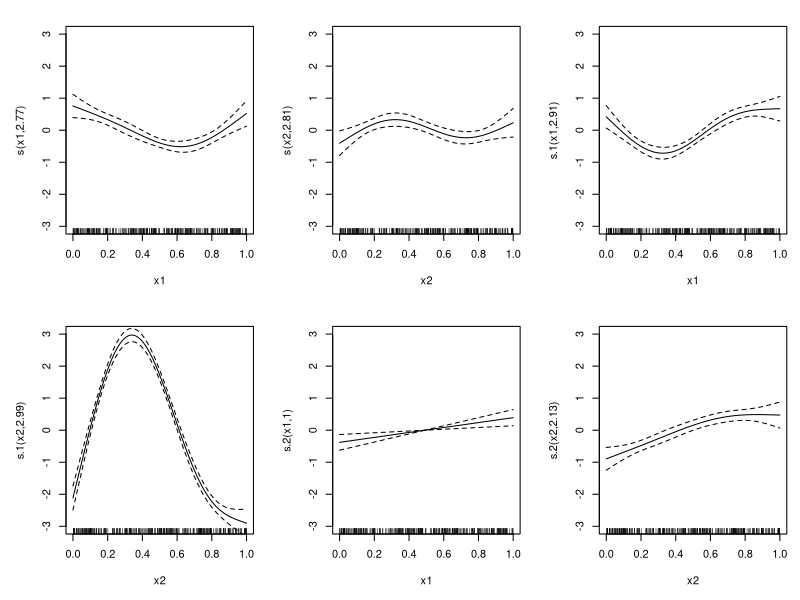
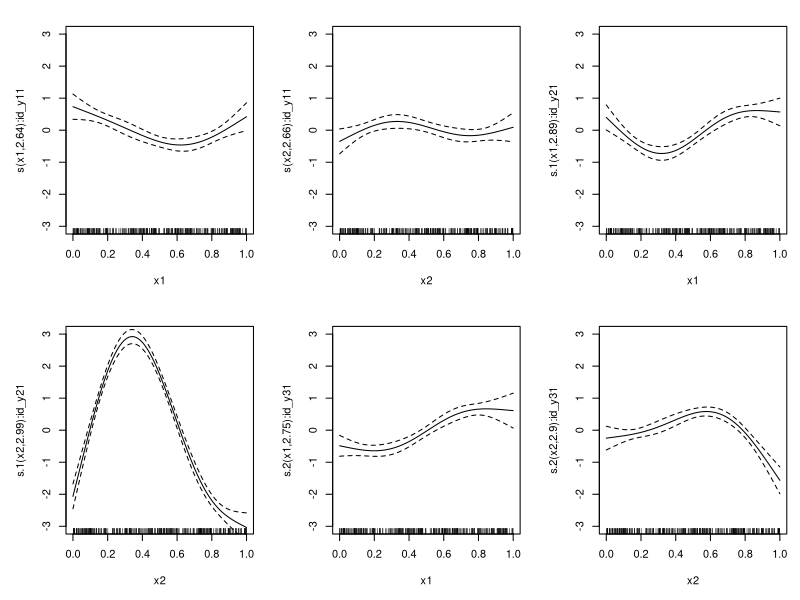
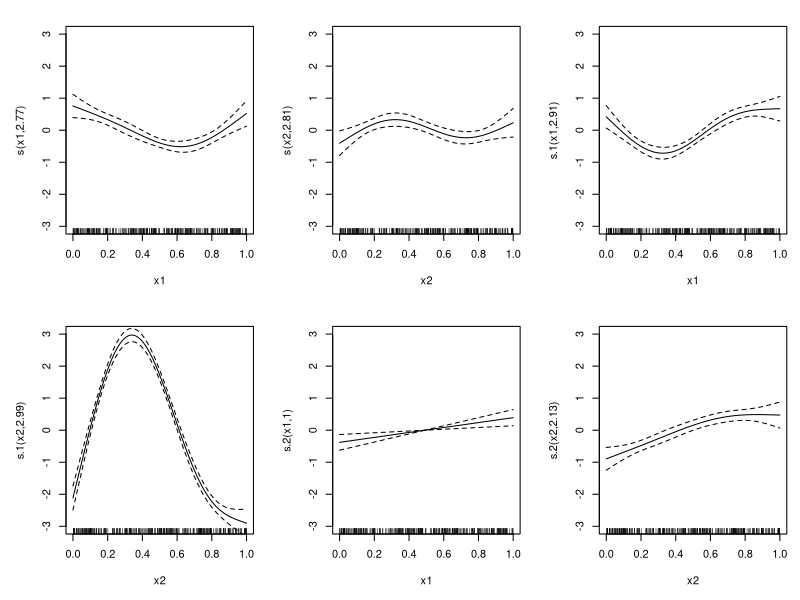
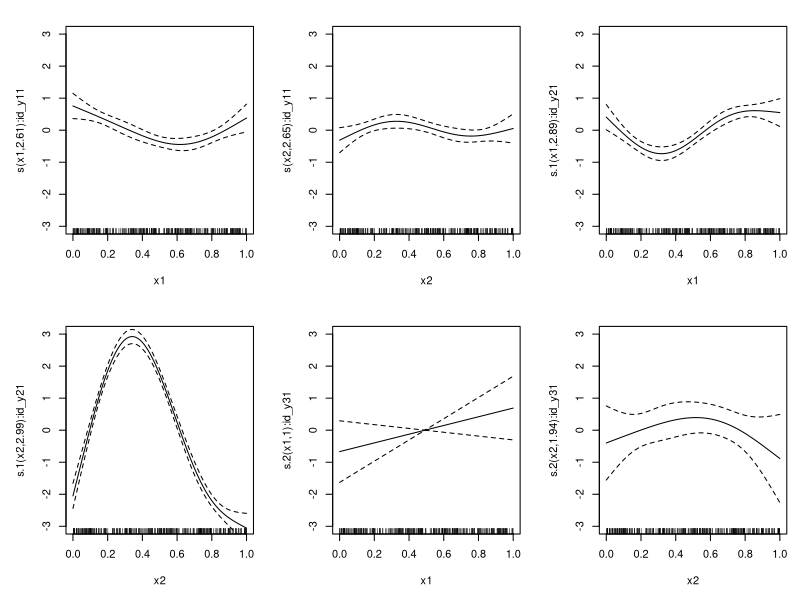

The R source for these figures, in order:
#' ---
#' title: "Fitting multivariate outcome GAMs with missing outcome data"
#' author: "Noam Ross"
#' date: "`r Sys.Date()`"
#' output: github_document
#' ---

#' OK, I want to fit a model that has multiple continuous, correlated outcomes
#' as a multivariate normal using `mgcv::mvn`.  However, data from some of the
#' outcomes are missing.  This doc is an exploration of approaches for this.
#'
#'
#' First let's generate some data.  In this case make a data  framewith two input (x)
#' variables and 3 output (y) varibales, with y3 missing 90% of values.  My
#' data simulation function creates some random nonlinear functions with `approxfun()`
#' and a random covariance matrix for the outcome.  These can be retrieved as
#' attributes of the data later.
#'
#' <details>
#' <summary>(Hidden here are some data simulation functions)</summary>

# Generate a dataset with missing values from a multivariate normal distribution
# @param n number of observations
# @param nx number of x variables
# @param ny number of outcome variables
# @param shared_fns number of functions to share across outcome variables, up to nx (not used yet)
# @param x_range range of x values
# @param yrange range of y values
# @param k number of knots for each function
# @param coef_mat matrix of coefficients for each function, typically 1 or zero
# @param miss proportion of missing values for each outcome variable
# @param V covariance matrix for the outcome variables
# @param seed random seed
simulate_mvn_missing <- function(n = 300, nx = 2, ny = 3, x_range = c(0,1), yrange = c(0,1), k = 4,
                                 coef_mat = matrix(1, nx, ny), miss = c(0, 0, 0.2), shared_fns = 1,
                                 V = generate_cov_matrix(ny, scale = 1), seed = 0) {

  # Generate a series of nonlinear functions
  set.seed(seed)
  fns <- replicate(nx*ny, {
    x <- c(x_range[1], runif(k - 2, x_range[1], x_range[2]), x_range[2])
    y <- runif(1) + runif(1)*x + runif(k, yrange[1], yrange[2])
    splinefun(x = x, y = y, method = "fmm")
  })
  dim(fns) <- c(ny, nx)

  # Random X values
  x <- matrix(0, n, nx)
  set.seed(seed)
  for (i in seq_len(nx)) {
    x[,i] <- runif(n, x_range[1], x_range[2])
  }
  colnames(x) <- paste0("x", seq_len(nx))

  # Generate Y values
  y <- matrix(0,n,ny)
  for (i in seq_len(ny)) {
    for (j in seq_len(nx)) {
      y[,i] <- y[,i] + fns[i,j][[1]](x[,j])
    }

  }
  y <- y + mgcv::rmvn(n, mu = rep(0, ny), V = V)
  colnames(y) <- paste0("y", seq_len(ny))

  # Missing data
  y_miss <- y
  set.seed(seed)
  for (i in seq_len(ny)) {
    y_miss[sample(n, floor(n * miss[i])), i] <- NA
  }

  df <- as.data.frame(cbind(x, y_miss))
  attr(df, "true_V") <- V
  attr(df, "true_fns") <- fns
  attr(df, "true_data") <- as.data.frame(cbind(x, y))
  df
}

generate_cov_matrix <- function(dim, scale = 1) {
  U <- matrix(rnorm(dim^2), dim, dim)
  U[lower.tri(U)] <- 0

  # Ensure diagonal elements are positive
  diag(U) <- abs(diag(U)) + 1e-6  # Adding a small constant for numerical stability

  # Construct the covariance matrix
  covMatrix <- U %*% t(U) * scale
  return(covMatrix)
}
#' </details>

set.seed(0)
V <- matrix(1 + rnorm(9,sd = 0.1), 3) + diag(3)*0.5
V[lower.tri(V)] <- V[t(lower.tri(V))]
data <- simulate_mvn_missing(n = 300, miss = c(0,0,0.9), seed = 13, V = V)

#' OK, first strategy.  Following the approach in `?mgcv::missing.data`, we
#' create new index variables that indicate whether the outcome is missing as
#' an ordered factor, and use `by=` in smooth terms.  In this case I also
#' center the outcome variables so we don't have to deal with intercepts.
xvars <- c("x1", "x2")
yvars = c("y1", "y2", "y3")
data_missing <- data  # The data we'll fit
data_full <- attr(data, "true_data")


ymeans <- numeric(length(yvars))
idvars <- character(length(yvars))
# Make ordered ID variables (0 = missing), center the outcome variables, and set missing values to zero
for (i in seq_along(yvars)) {
  yvar <- yvars[i]
  idvar <- paste0("id_", yvar)
  idvars[i] <- idvar
  # Center the outcome variables so we don't deal with intercepts, save the means
  ymeans[i] <- mean(data_missing[[yvar]], na.rm = TRUE)
  data_missing[[yvar]] <- data_missing[[yvar]] - ymeans[i]
  data_full[[yvar]] <- data_full[[yvar]] - ymeans[i]
  # Create indicate variables (id_*)as to whether to include an observation, as ordered factors
  # with 0 being missing and 1 being present
  data_missing[[idvar]] <- ordered(ifelse(is.na(data_missing[[yvar]]), 0, 1), levels = c("0", "1"))
  # Set missing values to zero
  data_missing[[yvar]][is.na(data_missing[[yvar]])] <- 0
}

# Create no-intercept formulas where all terms are conditional on the id value of the outcome
frms <- lapply(seq_along(yvars), function(i) {
  paste0(yvars[i], " ~ 0 + ", paste0("s(", xvars, ", by = ", idvars[i], ", k = 4)", collapse = " + ")) |>
    as.formula()
})

frms

# Create formulas for the full model without missing data or index terms
frms_full <- lapply(seq_along(yvars), function(i) {
  paste0(yvars[i], " ~ 0 + ", paste0("s(", xvars, ", k = 4)", collapse = " + ")) |>
    as.formula()
})

# Model with missing outcomes
mod_miss <- mgcv::gam(
  frms,
  family = mgcv::mvn(d = length(yvars)),
  data = data_missing,
  method = "REML"
)

# Full model
mod_full <- mgcv::gam(
  frms_full,
  family = mgcv::mvn(d = length(yvars)),
  data = data_full,
  method = "REML"
)

# Plot each model
plot(mod_full, pages = 1, shade = TRUE, ylim = c(-3, 3), xlim = c(0, 1))
plot(mod_miss, pages = 1, shade = TRUE, ylim = c(-3, 3), xlim = c(0, 1))

#' In `mod_miss`, in this case, the smooths are different than `mod_full` , and due to the correlation
#' it makes sense that they are different for more than just the last two, missing
#' smooths.  However, the scale of uncertainty is the same between the models,
#' Despite having 90% less data for `y3` in the missing model.
#'
#' I assume this is because in the current model the missing values are zero
#' and for the rows with missing data, the zero-intercept model is very good at
#' estimating a zero value!
#'
#' But the terms with `by=` seem to have variances estimated as if the had all
#' the values, rather than the few non-missing values. Is there a way to let the
#' smooth know that it's `n` value is 30 rather than 300?  This seems like it might
#' be able to be done by modifying the penalty matrix somehow.
#'
#' One option for getting around this could be, instead of replacing the missing
#' values with zeros, replacing them with random values with the same variance
#' as the non-missing values.  However, this would change the covariance between
#' the outcomes the model would estimate. (To be fair, I might be doing this already
#' by replacing them with zeros.). I'm interested in the covariance as an outcome,
#' In theory I could also calculate the covariance between the outcomes by
#' doing `cov(..., "pairwise.complete.obs")` on the response residuals.  The
#' model estimates would still be different, though, and I'm not sure _how_ they
#' would be different.
#'
#' The other problem, that I've not yet addressed: What if I have a shared term
#' across variables such as `1 + 2 + 3 ~ 0 + s(x4) + s(x5)` in the model.  The best
#' idea I can come up with is to make several terms, each representing a condition
#' where different combinations of variables are missing, and then sum them up.

#' OK, let's try the random values approach
data_missing_rand <- data
for (i in seq_along(yvars)) {
  yvar <- yvars[i]
  idvar <- paste0("id_", yvar)
  idvars[i] <- idvar
  # Center the outcome variables so we don't deal with intercepts, save the means
  ymeans[i] <- mean(data_missing_rand[[yvar]], na.rm = TRUE)
  data_missing_rand[[yvar]] <- data_missing_rand[[yvar]] - ymeans[i]
  # Create indicate variables (id_*)as to whether to include an observation, as ordered factors
  # with 0 being missing and 1 being present
  data_missing_rand[[idvar]] <- ordered(ifelse(is.na(data_missing_rand[[yvar]]), 0, 1), levels = c("0", "1"))
  # Set missing values to zero
  data_missing_rand[[yvar]][is.na(data_missing_rand[[yvar]])] <- rnorm(sum(is.na(data_missing_rand[[yvar]])), mean = 0, sd = sd(data_missing_rand[[yvar]], na.rm = TRUE))
}

mod_miss_random <- mgcv::gam(
  frms,
  family = mgcv::mvn(d = length(yvars)),
  data = data_missing_rand,
  method = "REML"
)
plot(mod_full, pages = 1, shade = TRUE, ylim = c(-3, 3), xlim = c(0, 1))
plot(mod_miss_random, pages = 1, shade = TRUE, ylim = c(-3, 3), xlim = c(0, 1))

#' OK, the random value approach does give us more appropriate uncertainty for
#' the specific smooth terms.  What are the consequences?  Let's look at the
#' covariance matrix:
(V_true <- attr(data, "true_V"))
(V_full <- solve(crossprod(mod_full$family$data$R)))
(V_miss <- solve(crossprod(mod_miss$family$data$R)))
(V_miss_random <- solve(crossprod(mod_miss_random$family$data$R)))

#' The missing data approach underestimates both varince and co-variance.
#' This missing data with random approach underestimates only the covariance.

#' Let's look at the covariance if we estimate it from the residuals
(V_full_res <- cov(residuals(mod_full, type = "response"))) # Same as V_full, as expected

#' For the missing data cases we estimate the covaraince pairwise only from the non-missing residuals

# Discard the zero or randomly inserted values for the Y response
res_miss <- residuals(mod_miss, type = "response")
res_miss[is.na(as.matrix(data_missing[yvars]))] <- NA
(V_miss_res <- cov(residuals(mod_miss, type = "response"), use = "pairwise.complete.obs")) # Same as V_miss

res_miss_random <- residuals(mod_miss_random, type = "response")
res_miss_random[is.na(as.matrix(data_missing[yvars]))] <- NA
(V_miss_random_res <- cov(residuals(mod_miss_random, type = "response"), use = "pairwise.complete.obs")) # Same a V_miss_random

#' These also turn out the same as the estimated value from the model. The random data approach
#' underestimates variance/covariance less than the zeroes-for-missing-data approach relative
#' to the full model (which itself overestimates the true data).  Though looking at correlation rather
#' than covariance shows it's not quite as intuitive.  Since the zeros approach underestimates the overall variance
#' it estimates higher correlation than the random data approach, and both are underestimates:
cov2cor(V_true)
cov2cor(V_full)
cov2cor(V_miss)
cov2cor(V_miss_random) # Way underestimates correlation
#' Anectodotally, the general patterns above are consistent across different random seeds.
#'
#'
#' Crap, am I going to have to fit all those latent random effects as in `?mgcv::missing.data`?
#' That's both ugly and computationally intense, as I'll need to fit a random effects
#' term for each output in each formula each with all those effect levels, and that will blow up in the real model that has
#' both more outcomes and more parameters.
